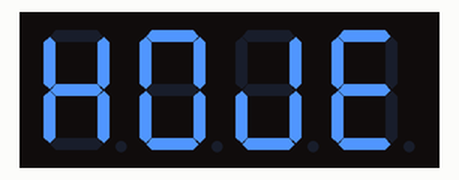
Bench run of a sketch on a simulated ESP8266 (NodeMCU). Shown: 4-digit seven-segment display.

Above: at 0.1 s.
At 2.1 s:
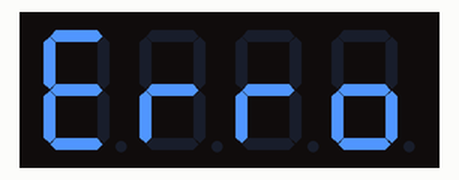

Measured:
- what the display in image 1 shows lasts 2.1 s, from 2.0 s to 4.1 s

The sketch:

esp8266_display_4Digitos_remoto_segmentos.ino
```cpp
#include <TM1637Display.h>

#define CLK D1
#define DIO D2

TM1637Display display(CLK, DIO);

/*
       -- a --
      |       |
      f       b
      |       |
       -- g --
      |       |
      e       c
      |       |
       -- d --
*/

// Palavra "HOJE"
const uint8_t PALAVRA_HOJE[] = {
  SEG_B | SEG_C | SEG_E | SEG_F | SEG_G,          // H
  SEG_A | SEG_B | SEG_C | SEG_D | SEG_E | SEG_F,  // O
  SEG_B | SEG_C | SEG_D | SEG_E,                  // J
  SEG_A | SEG_D | SEG_E | SEG_F | SEG_G           // E
};

// Palavra "ERRO"
const uint8_t PALAVRA_ERRO[] = {
  SEG_A | SEG_D | SEG_E | SEG_F | SEG_G,  // E
  SEG_E | SEG_G,                          // r
  SEG_E | SEG_G,                          // r
  SEG_C | SEG_D | SEG_E | SEG_G           // o
};

void setup() {
  display.setBrightness(0x0a);
}

void loop() {
  // Exibe "HOJE" (envia o array de 4 caracteres na posição 0)
  display.setSegments(PALAVRA_HOJE, 4, 0);
  delay(2000);

  // Exibe "ERRO"
  display.setSegments(PALAVRA_ERRO, 4, 0);
  delay(2000);
}
```
